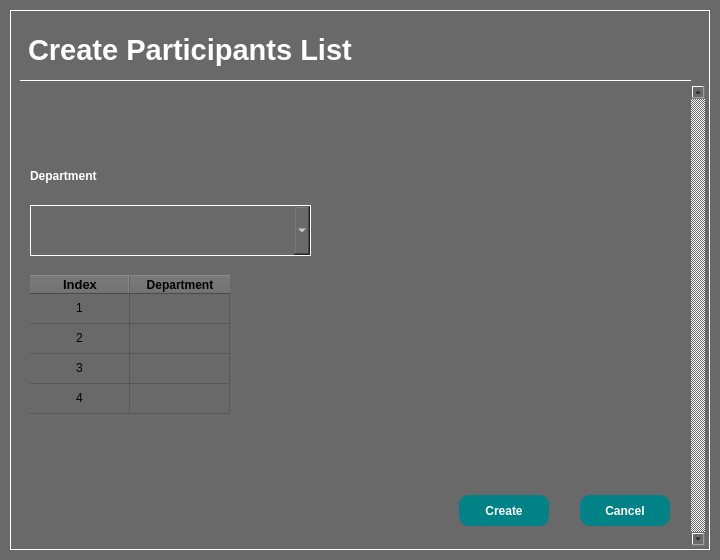
<?xml version="1.0" encoding="UTF-8"?>
<ui version="4.0">
 <class>AddParticipants</class>
 <widget class="QDialog" name="AddParticipants">
  <property name="geometry">
   <rect>
    <x>0</x>
    <y>0</y>
    <width>720</width>
    <height>560</height>
   </rect>
  </property>
  <property name="windowTitle">
   <string>Dialog</string>
  </property>
  <property name="styleSheet">
   <string notr="true">background-color: #696969;</string>
  </property>
  <widget class="QFrame" name="main_frame">
   <property name="geometry">
    <rect>
     <x>10</x>
     <y>10</y>
     <width>700</width>
     <height>540</height>
    </rect>
   </property>
   <property name="styleSheet">
    <string notr="true">border: 1px solid white;</string>
   </property>
   <property name="frameShape">
    <enum>QFrame::StyledPanel</enum>
   </property>
   <property name="frameShadow">
    <enum>QFrame::Raised</enum>
   </property>
   <widget class="QLabel" name="header">
    <property name="geometry">
     <rect>
      <x>10</x>
      <y>10</y>
      <width>671</width>
      <height>61</height>
     </rect>
    </property>
    <property name="sizePolicy">
     <sizepolicy hsizetype="Preferred" vsizetype="Preferred">
      <horstretch>0</horstretch>
      <verstretch>0</verstretch>
     </sizepolicy>
    </property>
    <property name="font">
     <font>
      <pointsize>22</pointsize>
      <weight>75</weight>
      <bold>true</bold>
     </font>
    </property>
    <property name="styleSheet">
     <string notr="true">border: none;
border-bottom: 1px solid white;
color: white;
font-weight: bold;
</string>
    </property>
    <property name="text">
     <string>Create Participants List</string>
    </property>
   </widget>
   <widget class="QScrollArea" name="scrollArea">
    <property name="geometry">
     <rect>
      <x>10</x>
      <y>75</y>
      <width>685</width>
      <height>461</height>
     </rect>
    </property>
    <property name="styleSheet">
     <string notr="true">border: none;</string>
    </property>
    <property name="verticalScrollBarPolicy">
     <enum>Qt::ScrollBarAlwaysOn</enum>
    </property>
    <property name="widgetResizable">
     <bool>true</bool>
    </property>
    <widget class="QWidget" name="scrollAreaWidgetContents">
     <property name="geometry">
      <rect>
       <x>0</x>
       <y>0</y>
       <width>664</width>
       <height>461</height>
      </rect>
     </property>
     <widget class="QPushButton" name="training_name_db_2">
      <property name="geometry">
       <rect>
        <x>10</x>
        <y>10</y>
        <width>500</width>
        <height>51</height>
       </rect>
      </property>
      <property name="font">
       <font>
        <pointsize>15</pointsize>
        <weight>75</weight>
        <bold>true</bold>
       </font>
      </property>
      <property name="styleSheet">
       <string notr="true">color: white;
font-weight: bold;
border: none;
text-align: left;
</string>
      </property>
      <property name="text">
       <string/>
      </property>
     </widget>
     <widget class="QTableWidget" name="department_table_2">
      <property name="geometry">
       <rect>
        <x>10</x>
        <y>190</y>
        <width>660</width>
        <height>250</height>
       </rect>
      </property>
      <property name="sizePolicy">
       <sizepolicy hsizetype="Expanding" vsizetype="Expanding">
        <horstretch>0</horstretch>
        <verstretch>0</verstretch>
       </sizepolicy>
      </property>
      <property name="styleSheet">
       <string notr="true">qproperty-uniformRowHeights: true;</string>
      </property>
      <property name="selectionMode">
       <enum>QAbstractItemView::SingleSelection</enum>
      </property>
      <property name="showGrid">
       <bool>true</bool>
      </property>
      <property name="gridStyle">
       <enum>Qt::SolidLine</enum>
      </property>
      <property name="sortingEnabled">
       <bool>true</bool>
      </property>
      <property name="cornerButtonEnabled">
       <bool>false</bool>
      </property>
      <attribute name="horizontalHeaderVisible">
       <bool>true</bool>
      </attribute>
      <attribute name="verticalHeaderVisible">
       <bool>false</bool>
      </attribute>
      <row>
       <property name="text">
        <string>1</string>
       </property>
       <property name="font">
        <font>
         <weight>75</weight>
         <bold>true</bold>
        </font>
       </property>
      </row>
      <row>
       <property name="text">
        <string>2</string>
       </property>
       <property name="font">
        <font>
         <weight>75</weight>
         <bold>true</bold>
        </font>
       </property>
      </row>
      <row>
       <property name="text">
        <string>3</string>
       </property>
       <property name="font">
        <font>
         <weight>75</weight>
         <bold>true</bold>
        </font>
       </property>
      </row>
      <row>
       <property name="text">
        <string>4</string>
       </property>
       <property name="font">
        <font>
         <weight>75</weight>
         <bold>true</bold>
        </font>
       </property>
      </row>
      <column>
       <property name="text">
        <string>Index</string>
       </property>
       <property name="font">
        <font>
         <pointsize>10</pointsize>
         <weight>75</weight>
         <bold>true</bold>
        </font>
       </property>
      </column>
      <column>
       <property name="text">
        <string>Department</string>
       </property>
       <property name="font">
        <font>
         <weight>75</weight>
         <bold>true</bold>
        </font>
       </property>
      </column>
      <item row="0" column="0">
       <property name="text">
        <string>1</string>
       </property>
       <property name="textAlignment">
        <set>AlignCenter</set>
       </property>
       <property name="foreground">
        <brush brushstyle="NoBrush">
         <color alpha="255">
          <red>255</red>
          <green>255</green>
          <blue>255</blue>
         </color>
        </brush>
       </property>
      </item>
      <item row="0" column="1">
       <property name="text">
        <string/>
       </property>
       <property name="font">
        <font>
         <weight>75</weight>
         <bold>true</bold>
        </font>
       </property>
       <property name="textAlignment">
        <set>AlignCenter</set>
       </property>
       <property name="foreground">
        <brush brushstyle="NoBrush">
         <color alpha="255">
          <red>255</red>
          <green>255</green>
          <blue>255</blue>
         </color>
        </brush>
       </property>
      </item>
      <item row="1" column="0">
       <property name="text">
        <string>2</string>
       </property>
       <property name="textAlignment">
        <set>AlignCenter</set>
       </property>
       <property name="foreground">
        <brush brushstyle="NoBrush">
         <color alpha="255">
          <red>255</red>
          <green>255</green>
          <blue>255</blue>
         </color>
        </brush>
       </property>
      </item>
      <item row="1" column="1">
       <property name="text">
        <string/>
       </property>
       <property name="font">
        <font>
         <weight>75</weight>
         <bold>true</bold>
        </font>
       </property>
       <property name="textAlignment">
        <set>AlignCenter</set>
       </property>
       <property name="foreground">
        <brush brushstyle="NoBrush">
         <color alpha="255">
          <red>255</red>
          <green>255</green>
          <blue>255</blue>
         </color>
        </brush>
       </property>
      </item>
      <item row="2" column="0">
       <property name="text">
        <string>3</string>
       </property>
       <property name="textAlignment">
        <set>AlignCenter</set>
       </property>
       <property name="foreground">
        <brush brushstyle="NoBrush">
         <color alpha="255">
          <red>255</red>
          <green>255</green>
          <blue>255</blue>
         </color>
        </brush>
       </property>
      </item>
      <item row="2" column="1">
       <property name="text">
        <string/>
       </property>
       <property name="font">
        <font>
         <weight>75</weight>
         <bold>true</bold>
        </font>
       </property>
       <property name="textAlignment">
        <set>AlignCenter</set>
       </property>
       <property name="foreground">
        <brush brushstyle="NoBrush">
         <color alpha="255">
          <red>255</red>
          <green>255</green>
          <blue>255</blue>
         </color>
        </brush>
       </property>
      </item>
      <item row="3" column="0">
       <property name="text">
        <string>4</string>
       </property>
       <property name="textAlignment">
        <set>AlignCenter</set>
       </property>
       <property name="foreground">
        <brush brushstyle="NoBrush">
         <color alpha="255">
          <red>255</red>
          <green>255</green>
          <blue>255</blue>
         </color>
        </brush>
       </property>
      </item>
      <item row="3" column="1">
       <property name="text">
        <string/>
       </property>
       <property name="font">
        <font>
         <weight>75</weight>
         <bold>true</bold>
        </font>
       </property>
       <property name="textAlignment">
        <set>AlignCenter</set>
       </property>
       <property name="foreground">
        <brush brushstyle="NoBrush">
         <color alpha="255">
          <red>255</red>
          <green>255</green>
          <blue>255</blue>
         </color>
        </brush>
       </property>
      </item>
     </widget>
     <widget class="QComboBox" name="department_list_2">
      <property name="geometry">
       <rect>
        <x>10</x>
        <y>120</y>
        <width>281</width>
        <height>51</height>
       </rect>
      </property>
      <property name="styleSheet">
       <string notr="true">color: white;
border: 1px solid white;</string>
      </property>
     </widget>
     <widget class="QLabel" name="department_label">
      <property name="geometry">
       <rect>
        <x>10</x>
        <y>70</y>
        <width>131</width>
        <height>41</height>
       </rect>
      </property>
      <property name="font">
       <font>
        <pointsize>9</pointsize>
        <weight>75</weight>
        <bold>true</bold>
       </font>
      </property>
      <property name="styleSheet">
       <string notr="true">color: white;</string>
      </property>
      <property name="text">
       <string>Department</string>
      </property>
     </widget>
     <widget class="QPushButton" name="add_button_2">
      <property name="geometry">
       <rect>
        <x>300</x>
        <y>130</y>
        <width>31</width>
        <height>31</height>
       </rect>
      </property>
      <property name="text">
       <string/>
      </property>
      <property name="icon">
       <iconset>
        <normaloff>plus.png</normaloff>plus.png</iconset>
      </property>
      <property name="iconSize">
       <size>
        <width>36</width>
        <height>36</height>
       </size>
      </property>
     </widget>
     <widget class="QPushButton" name="remove_button_2">
      <property name="geometry">
       <rect>
        <x>340</x>
        <y>130</y>
        <width>31</width>
        <height>31</height>
       </rect>
      </property>
      <property name="text">
       <string/>
      </property>
      <property name="icon">
       <iconset>
        <normaloff>minus.png</normaloff>minus.png</iconset>
      </property>
      <property name="iconSize">
       <size>
        <width>42</width>
        <height>42</height>
       </size>
      </property>
     </widget>
     <widget class="QPushButton" name="cancel_button">
      <property name="geometry">
       <rect>
        <x>560</x>
        <y>410</y>
        <width>90</width>
        <height>31</height>
       </rect>
      </property>
      <property name="font">
       <font>
        <pointsize>9</pointsize>
        <weight>75</weight>
        <bold>true</bold>
       </font>
      </property>
      <property name="styleSheet">
       <string notr="true">color: white;
font-weight: bold;
border-radius: 10px;
background: #008287;
border-color: white;</string>
      </property>
      <property name="text">
       <string>Cancel</string>
      </property>
     </widget>
     <widget class="QPushButton" name="create_button">
      <property name="geometry">
       <rect>
        <x>439</x>
        <y>410</y>
        <width>90</width>
        <height>31</height>
       </rect>
      </property>
      <property name="font">
       <font>
        <pointsize>9</pointsize>
        <weight>75</weight>
        <bold>true</bold>
       </font>
      </property>
      <property name="styleSheet">
       <string notr="true">color: white;
font-weight: bold;
border-radius: 10px;
background: #008287;
border-color: white;</string>
      </property>
      <property name="text">
       <string>Create</string>
      </property>
     </widget>
    </widget>
   </widget>
  </widget>
 </widget>
 <resources/>
 <connections/>
</ui>
